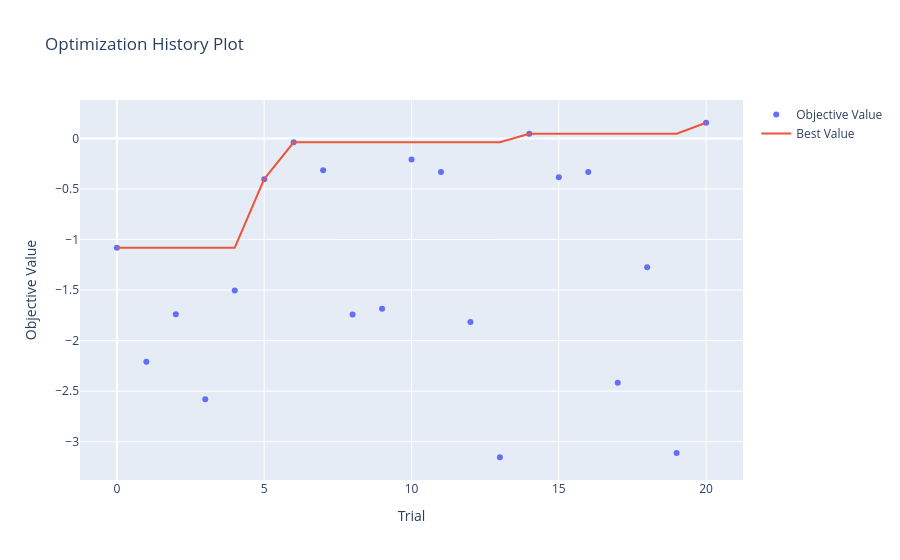
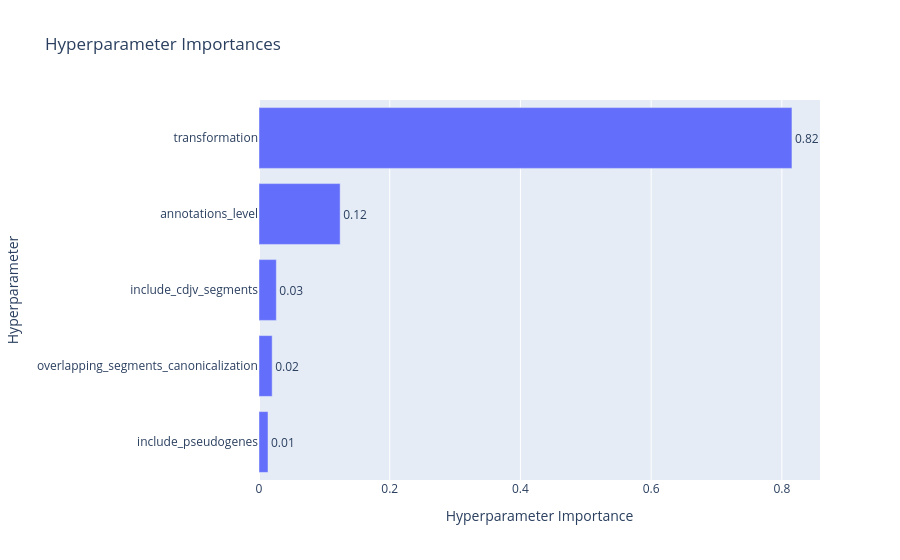

Notebook code cell kept with these figures, in order:
### Code cell
from optuna.visualization import (
    plot_optimization_history,
    plot_param_importances,
)
import optuna

study = optuna.load_study(study_name="hpo", storage="sqlite:///../../outputs/hpo/fixed_hpo/optuna.db")
plot_optimization_history(study).show()
plot_param_importances(study).show()
print(study.best_params)

### Figure 1 — Plotly figure (JSON) as saved in the notebook; plotly's stock layout.template omitted (floating-point values rounded to 4 significant figures)
{"data": [{"mode": "markers", "name": "Objective Value", "type": "scatter", "x": [0, 1, 2, 3, 4, 5, 6, 7, 8, 9, 10, 11, 12, 13, 14, 15, 16, 17, 18, 19, 20], "y": [-1.081, -2.209, -1.738, -2.58, -1.505, -0.4027, -0.03853, -0.3142, -1.743, -1.685, -0.2078, -0.3316, -1.817, -3.154, 0.04651, -0.385, -0.3326, -2.417, -1.275, -3.111, 0.1551]}, {"mode": "lines", "name": "Best Value", "type": "scatter", "x": [0, 1, 2, 3, 4, 5, 6, 7, 8, 9, 10, 11, 12, 13, 14, 15, 16, 17, 18, 19, 20], "y": [-1.081, -1.081, -1.081, -1.081, -1.081, -0.4027, -0.03853, -0.03853, -0.03853, -0.03853, -0.03853, -0.03853, -0.03853, -0.03853, 0.04651, 0.04651, 0.04651, 0.04651, 0.04651, 0.04651, 0.1551]}, {"marker": {"color": "#cccccc"}, "mode": "markers", "name": "Infeasible Trial", "showlegend": false, "type": "scatter", "x": [], "y": []}], "layout": {"title": {"text": "Optimization History Plot"}, "xaxis": {"title": {"text": "Trial"}}, "yaxis": {"title": {"text": "Objective Value"}}}}

### Figure 2 — Plotly figure (JSON) as saved in the notebook; plotly's stock layout.template omitted (floating-point values rounded to 4 significant figures)
{"data": [{"cliponaxis": false, "hovertemplate": ["include_pseudogenes (CategoricalDistribution): 0.01378451418972477<extra></extra>", "overlapping_segments_canonicalization (CategoricalDistribution): 0.020163363837349315<extra></extra>", "include_cdjv_segments (CategoricalDistribution): 0.026520568222265475<extra></extra>", "annotations_level (CategoricalDistribution): 0.12415462383768609<extra></extra>", "transformation (CategoricalDistribution): 0.8153769299129743<extra></extra>"], "name": "Objective Value", "orientation": "h", "text": ["0.01", "0.02", "0.03", "0.12", "0.82"], "textposition": "outside", "type": "bar", "x": [0.01378, 0.02016, 0.02652, 0.1242, 0.8154], "y": ["include_pseudogenes", "overlapping_segments_canonicalization", "include_cdjv_segments", "annotations_level", "transformation"]}], "layout": {"title": {"text": "Hyperparameter Importances"}, "xaxis": {"title": {"text": "Hyperparameter Importance"}}, "yaxis": {"title": {"text": "Hyperparameter"}}}}
